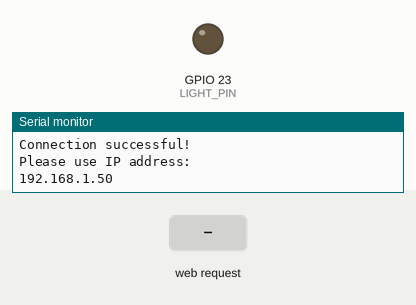
This sketch was run on a simulated ESP32. Shown: output pins drawn as LEDs (lit = HIGH), the last lines printed to the serial monitor. The test bench sets the inputs (shaded band). WiFi joins after 1.5 s; servers stay silent unless stated.

Above: at 3.2 s.
3.3 s: HTTP request GET /light/toggle received
At 3.8 s:
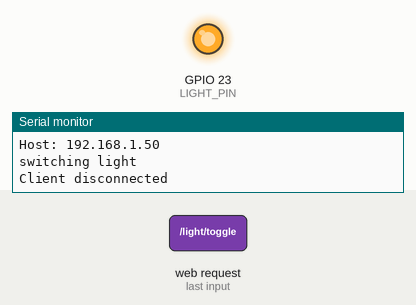
Timing chart, 0 to 6.3 s (numbered marks = the images above; inputs shaded):
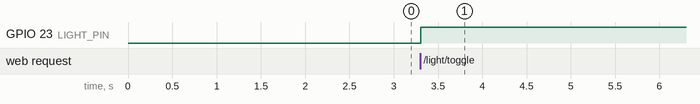

Measured:
- after the input at 3.3 s, GPIO 23 (LIGHT_PIN): LOW → HIGH at once

The sketch:

main.ino
```cpp
//import lib for WiFi
#include <WiFi.h>

#include "esp_wpa2.h"
// #include "esp_eap_client.h"
#include "esp_wifi.h"


//Replace with your network credentials
// TODO define your wifi credientials

//school WiFi credentials:
//  #define WIFI_USERNAME "wangca36"
//  #define WIFI_PASSWORD "BlueLemonadeCats87/"

//  #define WIFI_SSID "UofT"


const char* ssid = "UofT";
const char* username = "wangca36";
const char* password = "BlueLemonadeCats87/";

//home WiFi credentials:
// #define ssid "networkname"
// #define password "networkpassword"

//make a new webserver and set it to run on port 80
WiFiServer server(80);

//stores HTTP packet
String header;

//keep track of the light being on or off. Start with off for now
bool light_on = false;

//GPIO pin number to control our light
#define LIGHT_PIN 23

void setupWiFiEnterprise(const char* ssid, const char* username, const char* password) {
    WiFi.disconnect(true);
    WiFi.mode(WIFI_STA);

    esp_wifi_sta_wpa2_ent_set_identity((uint8_t *)username, strlen(username));
    esp_wifi_sta_wpa2_ent_set_username((uint8_t *)username, strlen(username));
    esp_wifi_sta_wpa2_ent_set_password((uint8_t *)password, strlen(password));
    esp_wifi_sta_wpa2_ent_enable();

    WiFi.begin(ssid);

    Serial.print("Connecting to Wi-Fi...");
    while (WiFi.status() != WL_CONNECTED) {
        delay(1000);
        Serial.print(".");
    }

    Serial.println("\nConnected to Wi-Fi!");
    Serial.print("IP Address: ");
    Serial.println(WiFi.localIP());
}

void setup() {

  //set up the serial monitor so we can see debug messages
  Serial.begin(115200);

  //Initialize our LED pin as output to control the light
  pinMode(LIGHT_PIN, OUTPUT);

  //initially switch the light off
  digitalWrite(LIGHT_PIN, LOW);

    //Attempt to connect to WiFi
    Serial.print("Attempting connection to WiFi ");
    // WiFi.begin(ssid, password);

    //use this block of code until "STOP" comment below to use your home/mobile hotspot WiFi
    //Attempt to connect to WiFi
    // Serial.print("Connecting to WiFi ");
    // WiFi.begin(ssid, password);

    // //Keep looping until we get a successful connection
    // while (WiFi.status() != WL_CONNECTED) {
    //   delay(500); //wait 500 miliseconds before each attempt
    //   Serial.print(".");
    // }
    // STOP


    //use this block of code until "STOP" comment below to use school WiFi
    WiFi.disconnect(true);  //disconnect form wifi to set new wifi connection
    WiFi.mode(WIFI_STA);

    // esp_wifi_sta_wpa2_ent_set_username((uint8_t *)WIFI_USERNAME, strlen(WIFI_USERNAME));
    // esp_wifi_sta_wpa2_ent_set_identity((uint8_t *)WIFI_USERNAME, strlen(WIFI_USERNAME)); // identity is the same as username identity
    // esp_wifi_sta_wpa2_ent_set_password((uint8_t *)WIFI_PASSWORD, strlen(WIFI_PASSWORD));
    // esp_wifi_sta_wpa2_ent_enable(); //set config settings to enable function
    // WiFi.begin(WIFI_SSID); //connect to wifi

    setupWiFiEnterprise(ssid, username, password);

    int counter = 0;
    //keep trying to connect to wifi until sucessful
    while (WiFi.status() != WL_CONNECTED) {
      delay(1000); //wait 1000 milliseconds (1 second) before we attempt next
      Serial.print(".");
      counter++;
      if(counter>=60){ //after 30 seconds timeout - reset board
        ESP.restart();
      }
    }
    //STOP


  //Print local IP address and display it so we can
  //connect to the ESP32 with a web browser
  Serial.println("");
  Serial.println("Connection successful!");
  Serial.println("Please use IP address: ");
  Serial.println(WiFi.localIP());
  server.begin(); //start the web server now
}

void loop(){
  WiFiClient client = server.available(); //Block/wait until we get a new client connecting to the ESP32

  if (client) { //Start handling thenew client if we get a successful connection
    Serial.println("New client connected!");
    String currentLine = ""; //keep track of data from HTTP packet
    while (client.connected()){ //keep processing until the client disconnects/leaves the connection
      if (client.available()){ //read data sent by client, if anything is sent

         //read the client input per-byte
        char c = client.read();
        Serial.write(c);
        header += c;
        if (c == '\n') { //if the byte is a newline character, then we have a full line, process what we have here

          //Initial
          if (currentLine.length() == 0) {
            // HTTP headers always start with a response code (e.g. HTTP/1.1 200 OK)
            // and a content-type so the client knows what's coming, then a blank line:
            client.println("HTTP/1.1 200 OK");
            client.println("Content-type:text/html");
            client.println("Connection: close");
            client.println();

            // turns the GPIOs on and off
            if (header.indexOf("GET /light/toggle") >= 0) {
              Serial.println("switching light");
              light_on = !light_on;

              if (light_on){
                digitalWrite(LIGHT_PIN, HIGH);
              }else{
                digitalWrite(LIGHT_PIN, LOW);
              }
            }

            // This code defines the HTTP file sent to the client. Modify the CSS/structure as you need!
            client.println("<!DOCTYPE html><html>");
            client.println("<head><meta name=\"viewport\" content=\"width=device-width, initial-scale=1\">");
            client.println("<link rel=\"icon\" href=\"data:,\">");
            client.println("<style>html { font-family: Helvetica; display: inline-block; margin: 0px auto; text-align: center;}");
            client.println(".button { background-color: #4CAF50; border: none; color: white; padding: 16px 40px;");
            client.println("text-decoration: none; font-size: 30px; margin: 2px; cursor: pointer;}");
            client.println("</style></head>");

            //website header + button to toggle
            client.println("<body><h1>UTM Robotics Club LED Web Server</h1>");
            client.println("<p><a href=\"/light/toggle\"><button class=\"button\">Click Me!</button></a></p>");


            client.println("</body></html>");
            client.println();
            // Break out of the while loop since we're done sending the webpage. Wait for further client input from top of loop.
            break;
          } else { // if you got a newline, then clear currentLine
            currentLine = "";
          }
        } else if (c != '\r') { //if you got anything else but a carriage return character,
          currentLine += c; //add it to the end of the currentLine
        }
      }
    }
    // Clear the header variable
    header = "";
    // Close the connection
    client.stop();
    Serial.println("Client disconnected");
    Serial.println("");
  }
}


// /*
//  * This ESP32 code is created by esp32io.com
//  *
//  * This ESP32 code is released in the public domain
//  *
//  * For more detail (instruction and wiring diagram), visit https://esp32io.com/tutorials/esp32-sound-sensor
//  */

// #define SENSOR_PIN 5 // ESP32 pin GPIO18 connected to the OUT pin of the sound sensor

// int lastState = HIGH;  // the previous state from the input pin
// int currentState;      // the current reading from the input pin

// void setup() {
//   // initialize serial communication at 9600 bits per second:
//   Serial.begin(9600);
//   // initialize the ESP32's pin as an input
//   pinMode(SENSOR_PIN, INPUT);
// }

// void loop() {
//   // read the state of the the ESP32's input pin
//   currentState = analogRead(SENSOR_PIN);
//   Serial.println("Sound data below");

//   Serial.println(currentState);

//   // if (lastState == HIGH && currentState == LOW)
//   //   Serial.println("The sound has been detected");
//   // else if (lastState == LOW && currentState == HIGH)
//   //   Serial.println("The sound has disappeared");

//   // // save the the last state
//   // lastState = currentState;
// }
```
